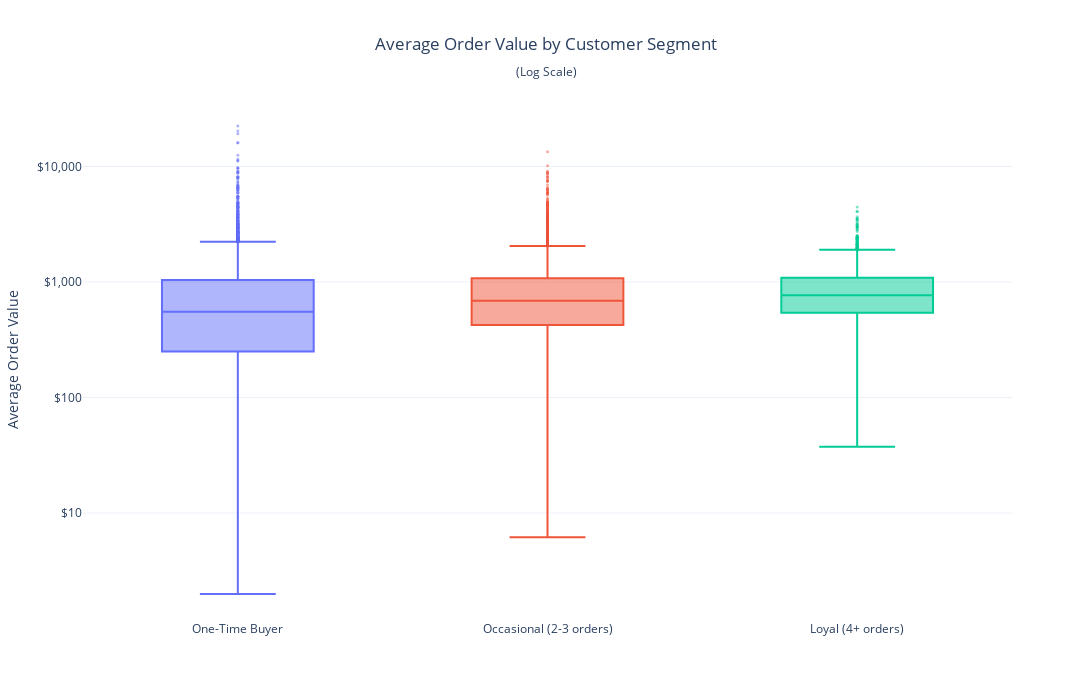

The notebook cell saved with this chart:
### Markdown cell above
### Average Order Value by Customer Segment (Purchase Frequency)

### Code cell
customer_segments = (
    sales
    .groupby('customer_key')
    .agg(
        order_count=('order_number', 'nunique'),
        avg_order_value=('revenue', 'mean')
    )
    .reset_index()
    .assign(
        segment=lambda df: pd.cut(
            df['order_count'],
            bins=[0, 1, 3, 100],
            labels=['One-Time Buyer', 'Occasional (2-3 orders)', 'Loyal (4+ orders)']
        )
    )
)

fig = px.box(
    customer_segments,
    x='segment',
    y='avg_order_value',
    title='Average Order Value by Customer Segment<br><sub>(Log Scale)</sub>',
    color='segment',
    points='outliers',
    template='plotly_white'
)

fig.update_layout(
    xaxis_title='',
    yaxis=dict(
        title='Average Order Value',
        type='log',
        tickprefix='$',
        dtick=1,
        tickformat=',.0f'
    ),
    height=700,
    width=1200,
    title_x=0.5,
    showlegend=False
)

fig.update_traces(
    marker=dict(size=3, opacity=0.5),
    hovertemplate=(
        '<b>%{x}</b><br>' +
        'Avg Order Value: <b>$%{y:,.2f}</b>' +
        '<extra></extra>'
    )
)

fig.show()

#fig.write_html("segmented_aov.html", include_plotlyjs="cdn")
#fig.write_image("Static Charts/segmented_aov.png", scale=2)

### Figure 1 — Plotly figure (JSON) as saved in the notebook; plotly's stock layout.template omitted (floating-point values rounded to 4 significant figures; data arrays with more than 128 entries replaced by an {"elided": "..."} marker saying what was removed)
{"data": [{"alignmentgroup": "True", "boxpoints": "outliers", "hovertemplate": "<b>%{x}</b><br>Avg Order Value: <b>$%{y:,.2f}</b><extra></extra>", "legendgroup": "One-Time Buyer", "marker": {"color": "#636efa", "opacity": 0.5, "size": 3}, "name": "One-Time Buyer", "notched": false, "offsetgroup": "One-Time Buyer", "orientation": "v", "showlegend": true, "type": "box", "x": {"elided": "4615 str values"}, "x0": " ", "xaxis": "x", "y": {"elided": "4615 float values"}, "y0": " ", "yaxis": "y"}, {"alignmentgroup": "True", "boxpoints": "outliers", "hovertemplate": "<b>%{x}</b><br>Avg Order Value: <b>$%{y:,.2f}</b><extra></extra>", "legendgroup": "Occasional (2-3 orders)", "marker": {"color": "#EF553B", "opacity": 0.5, "size": 3}, "name": "Occasional (2-3 orders)", "notched": false, "offsetgroup": "Occasional (2-3 orders)", "orientation": "v", "showlegend": true, "type": "box", "x": {"elided": "5413 str values"}, "x0": " ", "xaxis": "x", "y": {"elided": "5413 float values"}, "y0": " ", "yaxis": "y"}, {"alignmentgroup": "True", "boxpoints": "outliers", "hovertemplate": "<b>%{x}</b><br>Avg Order Value: <b>$%{y:,.2f}</b><extra></extra>", "legendgroup": "Loyal (4+ orders)", "marker": {"color": "#00cc96", "opacity": 0.5, "size": 3}, "name": "Loyal (4+ orders)", "notched": false, "offsetgroup": "Loyal (4+ orders)", "orientation": "v", "showlegend": true, "type": "box", "x": {"elided": "1859 str values"}, "x0": " ", "xaxis": "x", "y": {"elided": "1859 float values"}, "y0": " ", "yaxis": "y"}], "layout": {"boxmode": "overlay", "height": 700, "legend": {"title": {"text": "segment"}, "tracegroupgap": 0}, "showlegend": false, "title": {"text": "Average Order Value by Customer Segment<br><sub>(Log Scale)</sub>", "x": 0.5}, "width": 1200, "xaxis": {"anchor": "y", "categoryarray": ["One-Time Buyer", "Occasional (2-3 orders)", "Loyal (4+ orders)"], "categoryorder": "array", "domain": [0, 1], "title": {"text": ""}}, "yaxis": {"anchor": "x", "domain": [0, 1], "dtick": 1, "tickformat": ",.0f", "tickprefix": "$", "title": {"text": "Average Order Value"}, "type": "log"}}}
